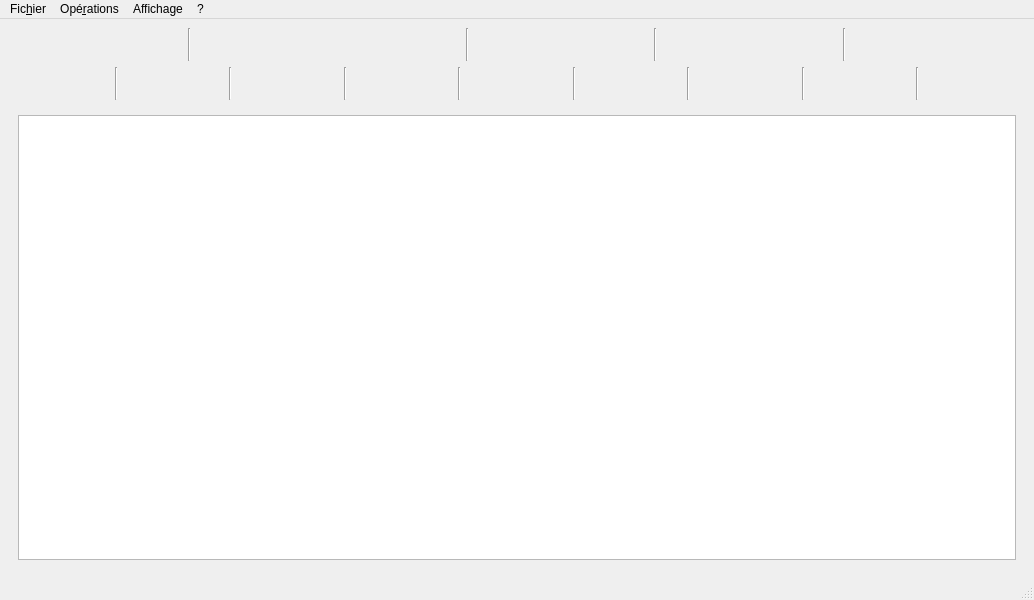
<?xml version="1.0" encoding="UTF-8"?>
<ui version="4.0">
 <class>MainWindow</class>
 <widget class="QMainWindow" name="MainWindow">
  <property name="geometry">
   <rect>
    <x>0</x>
    <y>0</y>
    <width>1034</width>
    <height>600</height>
   </rect>
  </property>
  <property name="windowTitle">
   <string>Pythot</string>
  </property>
  <property name="windowIcon">
   <iconset>
    <normaloff>icons/thot.ico</normaloff>icons/thot.ico</iconset>
  </property>
  <widget class="QWidget" name="centralwidget">
   <property name="sizePolicy">
    <sizepolicy hsizetype="Expanding" vsizetype="Expanding">
     <horstretch>0</horstretch>
     <verstretch>0</verstretch>
    </sizepolicy>
   </property>
   <layout class="QVBoxLayout" name="verticalLayout">
    <item>
     <layout class="QHBoxLayout" name="horizontalLayout_7">
      <item>
       <widget class="QPushButton" name="open">
        <property name="text">
         <string/>
        </property>
        <property name="icon">
         <iconset resource="ressources.qrc">
          <normaloff>:/icons/icons/folder.svg</normaloff>:/icons/icons/folder.svg</iconset>
        </property>
        <property name="iconSize">
         <size>
          <width>20</width>
          <height>20</height>
         </size>
        </property>
        <property name="flat">
         <bool>true</bool>
        </property>
       </widget>
      </item>
      <item>
       <widget class="QPushButton" name="save">
        <property name="text">
         <string/>
        </property>
        <property name="icon">
         <iconset resource="ressources.qrc">
          <normaloff>:/icons/icons/floppy-disk.svg</normaloff>:/icons/icons/floppy-disk.svg</iconset>
        </property>
        <property name="iconSize">
         <size>
          <width>20</width>
          <height>20</height>
         </size>
        </property>
        <property name="flat">
         <bool>true</bool>
        </property>
       </widget>
      </item>
      <item>
       <widget class="Line" name="line_9">
        <property name="orientation">
         <enum>Qt::Vertical</enum>
        </property>
       </widget>
      </item>
      <item>
       <widget class="QPushButton" name="new_equation">
        <property name="text">
         <string/>
        </property>
        <property name="icon">
         <iconset resource="ressources.qrc">
          <normaloff>:/icons/icons/document-empty.svg</normaloff>:/icons/icons/document-empty.svg</iconset>
        </property>
        <property name="iconSize">
         <size>
          <width>20</width>
          <height>20</height>
         </size>
        </property>
        <property name="flat">
         <bool>true</bool>
        </property>
       </widget>
      </item>
      <item>
       <widget class="QPushButton" name="random">
        <property name="text">
         <string/>
        </property>
        <property name="icon">
         <iconset resource="ressources.qrc">
          <normaloff>:/icons/icons/document-random.svg</normaloff>:/icons/icons/document-random.svg</iconset>
        </property>
        <property name="iconSize">
         <size>
          <width>20</width>
          <height>20</height>
         </size>
        </property>
        <property name="flat">
         <bool>true</bool>
        </property>
       </widget>
      </item>
      <item>
       <widget class="QPushButton" name="empty">
        <property name="text">
         <string/>
        </property>
        <property name="icon">
         <iconset resource="ressources.qrc">
          <normaloff>:/icons/icons/eraser.svg</normaloff>:/icons/icons/eraser.svg</iconset>
        </property>
        <property name="iconSize">
         <size>
          <width>20</width>
          <height>20</height>
         </size>
        </property>
        <property name="flat">
         <bool>true</bool>
        </property>
       </widget>
      </item>
      <item>
       <widget class="Line" name="line_10">
        <property name="orientation">
         <enum>Qt::Vertical</enum>
        </property>
       </widget>
      </item>
      <item>
       <widget class="QPushButton" name="fraction">
        <property name="font">
         <font>
          <pointsize>16</pointsize>
         </font>
        </property>
        <property name="text">
         <string/>
        </property>
        <property name="icon">
         <iconset resource="ressources.qrc">
          <normaloff>:/icons/icons/Q.svg</normaloff>:/icons/icons/Q.svg</iconset>
        </property>
        <property name="iconSize">
         <size>
          <width>20</width>
          <height>20</height>
         </size>
        </property>
        <property name="flat">
         <bool>true</bool>
        </property>
       </widget>
      </item>
      <item>
       <widget class="QPushButton" name="decimal">
        <property name="font">
         <font>
          <pointsize>16</pointsize>
         </font>
        </property>
        <property name="text">
         <string/>
        </property>
        <property name="icon">
         <iconset resource="ressources.qrc">
          <normaloff>:/icons/icons/D.svg</normaloff>:/icons/icons/D.svg</iconset>
        </property>
        <property name="iconSize">
         <size>
          <width>20</width>
          <height>20</height>
         </size>
        </property>
        <property name="flat">
         <bool>true</bool>
        </property>
       </widget>
      </item>
      <item>
       <widget class="Line" name="line_11">
        <property name="orientation">
         <enum>Qt::Vertical</enum>
        </property>
       </widget>
      </item>
      <item>
       <widget class="QPushButton" name="zoom_in">
        <property name="text">
         <string/>
        </property>
        <property name="icon">
         <iconset resource="ressources.qrc">
          <normaloff>:/icons/icons/zoom-in.svg</normaloff>:/icons/icons/zoom-in.svg</iconset>
        </property>
        <property name="iconSize">
         <size>
          <width>20</width>
          <height>20</height>
         </size>
        </property>
        <property name="flat">
         <bool>true</bool>
        </property>
       </widget>
      </item>
      <item>
       <widget class="QPushButton" name="zoom_out">
        <property name="text">
         <string/>
        </property>
        <property name="icon">
         <iconset resource="ressources.qrc">
          <normaloff>:/icons/icons/zoom-out.svg</normaloff>:/icons/icons/zoom-out.svg</iconset>
        </property>
        <property name="iconSize">
         <size>
          <width>20</width>
          <height>20</height>
         </size>
        </property>
        <property name="flat">
         <bool>true</bool>
        </property>
       </widget>
      </item>
      <item>
       <widget class="Line" name="line_12">
        <property name="orientation">
         <enum>Qt::Vertical</enum>
        </property>
       </widget>
      </item>
      <item>
       <widget class="QPushButton" name="help">
        <property name="text">
         <string/>
        </property>
        <property name="icon">
         <iconset resource="ressources.qrc">
          <normaloff>:/icons/icons/book.svg</normaloff>:/icons/icons/book.svg</iconset>
        </property>
        <property name="iconSize">
         <size>
          <width>20</width>
          <height>20</height>
         </size>
        </property>
        <property name="flat">
         <bool>true</bool>
        </property>
       </widget>
      </item>
      <item>
       <widget class="QPushButton" name="about">
        <property name="text">
         <string/>
        </property>
        <property name="icon">
         <iconset resource="ressources.qrc">
          <normaloff>:/icons/icons/thot.ico</normaloff>:/icons/icons/thot.ico</iconset>
        </property>
        <property name="iconSize">
         <size>
          <width>20</width>
          <height>20</height>
         </size>
        </property>
        <property name="flat">
         <bool>true</bool>
        </property>
       </widget>
      </item>
     </layout>
    </item>
    <item>
     <layout class="QHBoxLayout" name="horizontalLayout_4">
      <item>
       <widget class="QPushButton" name="add_num">
        <property name="text">
         <string/>
        </property>
        <property name="icon">
         <iconset resource="ressources.qrc">
          <normaloff>:/icons/icons/plus.svg</normaloff>:/icons/icons/plus.svg</iconset>
        </property>
        <property name="iconSize">
         <size>
          <width>40</width>
          <height>40</height>
         </size>
        </property>
        <property name="flat">
         <bool>true</bool>
        </property>
       </widget>
      </item>
      <item>
       <widget class="Line" name="line_13">
        <property name="orientation">
         <enum>Qt::Vertical</enum>
        </property>
       </widget>
      </item>
      <item>
       <widget class="QPushButton" name="sub_num">
        <property name="text">
         <string/>
        </property>
        <property name="icon">
         <iconset resource="ressources.qrc">
          <normaloff>:/icons/icons/minus.svg</normaloff>:/icons/icons/minus.svg</iconset>
        </property>
        <property name="iconSize">
         <size>
          <width>40</width>
          <height>40</height>
         </size>
        </property>
        <property name="flat">
         <bool>true</bool>
        </property>
       </widget>
      </item>
      <item>
       <widget class="Line" name="line_14">
        <property name="orientation">
         <enum>Qt::Vertical</enum>
        </property>
       </widget>
      </item>
      <item>
       <widget class="QPushButton" name="add_x">
        <property name="text">
         <string/>
        </property>
        <property name="icon">
         <iconset resource="ressources.qrc">
          <normaloff>:/icons/icons/plus-x.svg</normaloff>:/icons/icons/plus-x.svg</iconset>
        </property>
        <property name="iconSize">
         <size>
          <width>40</width>
          <height>40</height>
         </size>
        </property>
        <property name="flat">
         <bool>true</bool>
        </property>
       </widget>
      </item>
      <item>
       <widget class="Line" name="line_15">
        <property name="orientation">
         <enum>Qt::Vertical</enum>
        </property>
       </widget>
      </item>
      <item>
       <widget class="QPushButton" name="sub_x">
        <property name="text">
         <string/>
        </property>
        <property name="icon">
         <iconset resource="ressources.qrc">
          <normaloff>:/icons/icons/minus-x.svg</normaloff>:/icons/icons/minus-x.svg</iconset>
        </property>
        <property name="iconSize">
         <size>
          <width>40</width>
          <height>40</height>
         </size>
        </property>
        <property name="flat">
         <bool>true</bool>
        </property>
       </widget>
      </item>
      <item>
       <widget class="Line" name="line_16">
        <property name="orientation">
         <enum>Qt::Vertical</enum>
        </property>
       </widget>
      </item>
      <item>
       <widget class="QPushButton" name="mult">
        <property name="text">
         <string/>
        </property>
        <property name="icon">
         <iconset resource="ressources.qrc">
          <normaloff>:/icons/icons/times.svg</normaloff>:/icons/icons/times.svg</iconset>
        </property>
        <property name="iconSize">
         <size>
          <width>40</width>
          <height>40</height>
         </size>
        </property>
        <property name="flat">
         <bool>true</bool>
        </property>
       </widget>
      </item>
      <item>
       <widget class="Line" name="line_17">
        <property name="orientation">
         <enum>Qt::Vertical</enum>
        </property>
       </widget>
      </item>
      <item>
       <widget class="QPushButton" name="div">
        <property name="text">
         <string/>
        </property>
        <property name="icon">
         <iconset resource="ressources.qrc">
          <normaloff>:/icons/icons/div.svg</normaloff>:/icons/icons/div.svg</iconset>
        </property>
        <property name="iconSize">
         <size>
          <width>40</width>
          <height>40</height>
         </size>
        </property>
        <property name="flat">
         <bool>true</bool>
        </property>
       </widget>
      </item>
      <item>
       <widget class="Line" name="line_18">
        <property name="orientation">
         <enum>Qt::Vertical</enum>
        </property>
       </widget>
      </item>
      <item>
       <widget class="QPushButton" name="exchange">
        <property name="text">
         <string/>
        </property>
        <property name="icon">
         <iconset resource="ressources.qrc">
          <normaloff>:/icons/icons/exchange.svg</normaloff>:/icons/icons/exchange.svg</iconset>
        </property>
        <property name="iconSize">
         <size>
          <width>40</width>
          <height>40</height>
         </size>
        </property>
        <property name="flat">
         <bool>true</bool>
        </property>
       </widget>
      </item>
      <item>
       <widget class="Line" name="line_19">
        <property name="orientation">
         <enum>Qt::Vertical</enum>
        </property>
       </widget>
      </item>
      <item>
       <widget class="QPushButton" name="opposite">
        <property name="font">
         <font>
          <pointsize>16</pointsize>
         </font>
        </property>
        <property name="text">
         <string/>
        </property>
        <property name="icon">
         <iconset resource="ressources.qrc">
          <normaloff>:/icons/icons/opposite.svg</normaloff>:/icons/icons/opposite.svg</iconset>
        </property>
        <property name="iconSize">
         <size>
          <width>40</width>
          <height>40</height>
         </size>
        </property>
        <property name="flat">
         <bool>true</bool>
        </property>
       </widget>
      </item>
      <item>
       <widget class="Line" name="line_20">
        <property name="orientation">
         <enum>Qt::Vertical</enum>
        </property>
       </widget>
      </item>
      <item>
       <widget class="QPushButton" name="cancel">
        <property name="text">
         <string/>
        </property>
        <property name="icon">
         <iconset resource="ressources.qrc">
          <normaloff>:/icons/icons/cancel.svg</normaloff>:/icons/icons/cancel.svg</iconset>
        </property>
        <property name="iconSize">
         <size>
          <width>40</width>
          <height>40</height>
         </size>
        </property>
        <property name="flat">
         <bool>true</bool>
        </property>
       </widget>
      </item>
     </layout>
    </item>
    <item>
     <layout class="QGridLayout" name="gridLayout" rowstretch="0" columnstretch="0">
      <item row="0" column="0">
       <widget class="QScrollArea" name="scrollArea">
        <property name="font">
         <font>
          <family>Latin Modern Roman</family>
          <pointsize>18</pointsize>
          <weight>75</weight>
          <italic>true</italic>
          <bold>true</bold>
         </font>
        </property>
        <property name="frameShape">
         <enum>QFrame::NoFrame</enum>
        </property>
        <property name="widgetResizable">
         <bool>true</bool>
        </property>
        <widget class="QWidget" name="scrollAreaWidgetContents">
         <property name="geometry">
          <rect>
           <x>0</x>
           <y>0</y>
           <width>1020</width>
           <height>421</height>
          </rect>
         </property>
         <layout class="QHBoxLayout" name="horizontalLayout">
          <item>
           <widget class="QListView" name="equations">
            <property name="font">
             <font>
              <stylestrategy>PreferAntialias</stylestrategy>
             </font>
            </property>
            <property name="viewMode">
             <enum>QListView::ListMode</enum>
            </property>
           </widget>
          </item>
         </layout>
        </widget>
       </widget>
      </item>
     </layout>
    </item>
   </layout>
  </widget>
  <widget class="QMenuBar" name="menubar">
   <property name="geometry">
    <rect>
     <x>0</x>
     <y>0</y>
     <width>1034</width>
     <height>32</height>
    </rect>
   </property>
   <widget class="QMenu" name="menuFichier">
    <property name="title">
     <string>Fic&amp;hier</string>
    </property>
    <addaction name="actionOuvrir_un_fichier_quations"/>
    <addaction name="actionSauvegarder_un_fichier_quation"/>
    <addaction name="separator"/>
    <addaction name="actionNouvelle_quation"/>
    <addaction name="action_quation_au_hasard"/>
    <addaction name="actionEffacer_l_quation"/>
    <addaction name="separator"/>
    <addaction name="actionQuitter"/>
   </widget>
   <widget class="QMenu" name="menuOp_rations">
    <property name="title">
     <string>Opé&amp;rations</string>
    </property>
    <addaction name="actionAjouter_un_nombre"/>
    <addaction name="actionSoustraire_un_nombre"/>
    <addaction name="actionAjouter_un_terme_en_x"/>
    <addaction name="actionSoustraire_un_terme_en_x"/>
    <addaction name="actionMultiplier_par_un_nombre"/>
    <addaction name="actionDiviser_par_un_nombre"/>
    <addaction name="actionIntervertir_les_deux_membres"/>
    <addaction name="actionPrendre_l_oppos"/>
    <addaction name="actionAnnuler"/>
   </widget>
   <widget class="QMenu" name="menuAffichage">
    <property name="title">
     <string>Affichage</string>
    </property>
    <addaction name="actionMode_fraction"/>
    <addaction name="actionMode_d_cimal"/>
    <addaction name="separator"/>
    <addaction name="actionAgrandir"/>
    <addaction name="actionR_duire"/>
   </widget>
   <widget class="QMenu" name="menu">
    <property name="title">
     <string>?</string>
    </property>
    <addaction name="actionAide"/>
    <addaction name="actionA_propos"/>
   </widget>
   <addaction name="menuFichier"/>
   <addaction name="menuOp_rations"/>
   <addaction name="menuAffichage"/>
   <addaction name="menu"/>
  </widget>
  <widget class="QStatusBar" name="statusbar"/>
  <action name="actionOuvrir_un_fichier_quations">
   <property name="icon">
    <iconset resource="ressources.qrc">
     <normaloff>:/icons/icons/folder.svg</normaloff>:/icons/icons/folder.svg</iconset>
   </property>
   <property name="text">
    <string>&amp;Ouvrir un fichier équations</string>
   </property>
   <property name="shortcut">
    <string>Ctrl+O</string>
   </property>
  </action>
  <action name="actionSauvegarder_un_fichier_quation">
   <property name="icon">
    <iconset resource="ressources.qrc">
     <normaloff>:/icons/icons/floppy-disk.svg</normaloff>:/icons/icons/floppy-disk.svg</iconset>
   </property>
   <property name="text">
    <string>&amp;Sauvegarder un fichier équation</string>
   </property>
   <property name="shortcut">
    <string>Ctrl+S</string>
   </property>
  </action>
  <action name="actionNouvelle_quation">
   <property name="icon">
    <iconset resource="ressources.qrc">
     <normaloff>:/icons/icons/document-empty.svg</normaloff>:/icons/icons/document-empty.svg</iconset>
   </property>
   <property name="text">
    <string>&amp;Nouvelle équation</string>
   </property>
   <property name="shortcut">
    <string>Ctrl+N</string>
   </property>
  </action>
  <action name="action_quation_au_hasard">
   <property name="icon">
    <iconset resource="ressources.qrc">
     <normaloff>:/icons/icons/document-random.svg</normaloff>:/icons/icons/document-random.svg</iconset>
   </property>
   <property name="text">
    <string>&amp;Équation au hasard</string>
   </property>
   <property name="shortcut">
    <string>Ctrl+H</string>
   </property>
  </action>
  <action name="actionEffacer_l_quation">
   <property name="icon">
    <iconset resource="ressources.qrc">
     <normaloff>:/icons/icons/eraser.svg</normaloff>:/icons/icons/eraser.svg</iconset>
   </property>
   <property name="text">
    <string>&amp;Effacer l'équation</string>
   </property>
   <property name="shortcut">
    <string>Ctrl+E</string>
   </property>
  </action>
  <action name="actionQuitter">
   <property name="text">
    <string>&amp;Quitter</string>
   </property>
   <property name="shortcut">
    <string>Ctrl+Q</string>
   </property>
  </action>
  <action name="actionAjouter_un_nombre">
   <property name="icon">
    <iconset resource="ressources.qrc">
     <normaloff>:/icons/icons/plus.svg</normaloff>:/icons/icons/plus.svg</iconset>
   </property>
   <property name="text">
    <string>&amp;Ajouter un nombre</string>
   </property>
   <property name="shortcut">
    <string>+</string>
   </property>
  </action>
  <action name="actionSoustraire_un_nombre">
   <property name="icon">
    <iconset resource="ressources.qrc">
     <normaloff>:/icons/icons/minus.svg</normaloff>:/icons/icons/minus.svg</iconset>
   </property>
   <property name="text">
    <string>&amp;Soustraire un nombre</string>
   </property>
   <property name="shortcut">
    <string>-</string>
   </property>
  </action>
  <action name="actionAjouter_un_terme_en_x">
   <property name="icon">
    <iconset resource="ressources.qrc">
     <normaloff>:/icons/icons/plus-x.svg</normaloff>:/icons/icons/plus-x.svg</iconset>
   </property>
   <property name="text">
    <string>Ajouter &amp;un terme en x</string>
   </property>
   <property name="shortcut">
    <string>P</string>
   </property>
  </action>
  <action name="actionSoustraire_un_terme_en_x">
   <property name="icon">
    <iconset resource="ressources.qrc">
     <normaloff>:/icons/icons/minus-x.svg</normaloff>:/icons/icons/minus-x.svg</iconset>
   </property>
   <property name="text">
    <string>Soustraire un terme &amp;en x</string>
   </property>
   <property name="shortcut">
    <string>M</string>
   </property>
  </action>
  <action name="actionMultiplier_par_un_nombre">
   <property name="icon">
    <iconset resource="ressources.qrc">
     <normaloff>:/icons/icons/times.svg</normaloff>:/icons/icons/times.svg</iconset>
   </property>
   <property name="text">
    <string>&amp;Multiplier</string>
   </property>
   <property name="shortcut">
    <string>*</string>
   </property>
  </action>
  <action name="actionDiviser_par_un_nombre">
   <property name="icon">
    <iconset resource="ressources.qrc">
     <normaloff>:/icons/icons/div.svg</normaloff>:/icons/icons/div.svg</iconset>
   </property>
   <property name="text">
    <string>&amp;Diviser</string>
   </property>
   <property name="shortcut">
    <string>/</string>
   </property>
  </action>
  <action name="actionIntervertir_les_deux_membres">
   <property name="icon">
    <iconset resource="ressources.qrc">
     <normaloff>:/icons/icons/exchange.svg</normaloff>:/icons/icons/exchange.svg</iconset>
   </property>
   <property name="text">
    <string>&amp;Intervertir les deux membres</string>
   </property>
   <property name="shortcut">
    <string>I</string>
   </property>
  </action>
  <action name="actionPrendre_l_oppos">
   <property name="icon">
    <iconset resource="ressources.qrc">
     <normaloff>:/icons/icons/opposite.svg</normaloff>:/icons/icons/opposite.svg</iconset>
   </property>
   <property name="text">
    <string>&amp;Prendre l'opposé</string>
   </property>
   <property name="iconText">
    <string>+ / -</string>
   </property>
   <property name="shortcut">
    <string>O</string>
   </property>
  </action>
  <action name="actionAnnuler">
   <property name="icon">
    <iconset resource="ressources.qrc">
     <normaloff>:/icons/icons/cancel.svg</normaloff>:/icons/icons/cancel.svg</iconset>
   </property>
   <property name="text">
    <string>A&amp;nnuler</string>
   </property>
   <property name="shortcut">
    <string>Del</string>
   </property>
  </action>
  <action name="actionMode_fraction">
   <property name="checkable">
    <bool>false</bool>
   </property>
   <property name="icon">
    <iconset resource="ressources.qrc">
     <normaloff>:/icons/icons/Q.svg</normaloff>:/icons/icons/Q.svg</iconset>
   </property>
   <property name="text">
    <string>&amp;Mode fraction</string>
   </property>
   <property name="shortcut">
    <string>Ctrl+Q</string>
   </property>
  </action>
  <action name="actionMode_d_cimal">
   <property name="checkable">
    <bool>false</bool>
   </property>
   <property name="checked">
    <bool>false</bool>
   </property>
   <property name="icon">
    <iconset resource="ressources.qrc">
     <normaloff>:/icons/icons/D.svg</normaloff>:/icons/icons/D.svg</iconset>
   </property>
   <property name="text">
    <string>Mode &amp;décimal</string>
   </property>
   <property name="shortcut">
    <string>Ctrl+D</string>
   </property>
  </action>
  <action name="actionAgrandir">
   <property name="icon">
    <iconset resource="ressources.qrc">
     <normaloff>:/icons/icons/zoom-in.svg</normaloff>:/icons/icons/zoom-in.svg</iconset>
   </property>
   <property name="text">
    <string>&amp;Agrandir</string>
   </property>
   <property name="shortcut">
    <string>Ctrl++</string>
   </property>
  </action>
  <action name="actionR_duire">
   <property name="icon">
    <iconset resource="ressources.qrc">
     <normaloff>:/icons/icons/zoom-out.svg</normaloff>:/icons/icons/zoom-out.svg</iconset>
   </property>
   <property name="text">
    <string>&amp;Réduire</string>
   </property>
   <property name="shortcut">
    <string>Ctrl+-</string>
   </property>
  </action>
  <action name="actionAide">
   <property name="icon">
    <iconset resource="ressources.qrc">
     <normaloff>:/icons/icons/book.svg</normaloff>:/icons/icons/book.svg</iconset>
   </property>
   <property name="text">
    <string>&amp;Aide</string>
   </property>
   <property name="shortcut">
    <string>F1</string>
   </property>
  </action>
  <action name="actionA_propos">
   <property name="icon">
    <iconset resource="ressources.qrc">
     <normaloff>:/icons/icons/thot.ico</normaloff>:/icons/icons/thot.ico</iconset>
   </property>
   <property name="text">
    <string>A &amp;propos</string>
   </property>
  </action>
 </widget>
 <tabstops>
  <tabstop>add_num</tabstop>
  <tabstop>sub_num</tabstop>
  <tabstop>add_x</tabstop>
  <tabstop>sub_x</tabstop>
  <tabstop>mult</tabstop>
  <tabstop>div</tabstop>
  <tabstop>exchange</tabstop>
  <tabstop>opposite</tabstop>
  <tabstop>cancel</tabstop>
  <tabstop>scrollArea</tabstop>
  <tabstop>equations</tabstop>
  <tabstop>open</tabstop>
  <tabstop>save</tabstop>
  <tabstop>new_equation</tabstop>
  <tabstop>random</tabstop>
  <tabstop>empty</tabstop>
  <tabstop>fraction</tabstop>
  <tabstop>decimal</tabstop>
  <tabstop>zoom_in</tabstop>
  <tabstop>zoom_out</tabstop>
  <tabstop>help</tabstop>
  <tabstop>about</tabstop>
 </tabstops>
 <resources>
  <include location="ressources.qrc"/>
 </resources>
 <connections>
  <connection>
   <sender>open</sender>
   <signal>clicked()</signal>
   <receiver>actionOuvrir_un_fichier_quations</receiver>
   <slot>trigger()</slot>
   <hints>
    <hint type="sourcelabel">
     <x>48</x>
     <y>56</y>
    </hint>
    <hint type="destinationlabel">
     <x>-1</x>
     <y>-1</y>
    </hint>
   </hints>
  </connection>
  <connection>
   <sender>save</sender>
   <signal>clicked()</signal>
   <receiver>actionSauvegarder_un_fichier_quation</receiver>
   <slot>trigger()</slot>
   <hints>
    <hint type="sourcelabel">
     <x>138</x>
     <y>56</y>
    </hint>
    <hint type="destinationlabel">
     <x>-1</x>
     <y>-1</y>
    </hint>
   </hints>
  </connection>
  <connection>
   <sender>new_equation</sender>
   <signal>clicked()</signal>
   <receiver>actionNouvelle_quation</receiver>
   <slot>trigger()</slot>
   <hints>
    <hint type="sourcelabel">
     <x>237</x>
     <y>56</y>
    </hint>
    <hint type="destinationlabel">
     <x>-1</x>
     <y>-1</y>
    </hint>
   </hints>
  </connection>
  <connection>
   <sender>random</sender>
   <signal>clicked()</signal>
   <receiver>action_quation_au_hasard</receiver>
   <slot>trigger()</slot>
   <hints>
    <hint type="sourcelabel">
     <x>327</x>
     <y>56</y>
    </hint>
    <hint type="destinationlabel">
     <x>-1</x>
     <y>-1</y>
    </hint>
   </hints>
  </connection>
  <connection>
   <sender>empty</sender>
   <signal>clicked()</signal>
   <receiver>actionEffacer_l_quation</receiver>
   <slot>trigger()</slot>
   <hints>
    <hint type="sourcelabel">
     <x>417</x>
     <y>56</y>
    </hint>
    <hint type="destinationlabel">
     <x>-1</x>
     <y>-1</y>
    </hint>
   </hints>
  </connection>
  <connection>
   <sender>about</sender>
   <signal>clicked()</signal>
   <receiver>actionA_propos</receiver>
   <slot>trigger()</slot>
   <hints>
    <hint type="sourcelabel">
     <x>984</x>
     <y>56</y>
    </hint>
    <hint type="destinationlabel">
     <x>-1</x>
     <y>-1</y>
    </hint>
   </hints>
  </connection>
  <connection>
   <sender>help</sender>
   <signal>clicked()</signal>
   <receiver>actionAide</receiver>
   <slot>trigger()</slot>
   <hints>
    <hint type="sourcelabel">
     <x>894</x>
     <y>56</y>
    </hint>
    <hint type="destinationlabel">
     <x>-1</x>
     <y>-1</y>
    </hint>
   </hints>
  </connection>
  <connection>
   <sender>zoom_out</sender>
   <signal>clicked()</signal>
   <receiver>actionR_duire</receiver>
   <slot>trigger()</slot>
   <hints>
    <hint type="sourcelabel">
     <x>795</x>
     <y>56</y>
    </hint>
    <hint type="destinationlabel">
     <x>-1</x>
     <y>-1</y>
    </hint>
   </hints>
  </connection>
  <connection>
   <sender>zoom_in</sender>
   <signal>clicked()</signal>
   <receiver>actionAgrandir</receiver>
   <slot>trigger()</slot>
   <hints>
    <hint type="sourcelabel">
     <x>705</x>
     <y>56</y>
    </hint>
    <hint type="destinationlabel">
     <x>-1</x>
     <y>-1</y>
    </hint>
   </hints>
  </connection>
  <connection>
   <sender>decimal</sender>
   <signal>clicked()</signal>
   <receiver>actionMode_d_cimal</receiver>
   <slot>trigger()</slot>
   <hints>
    <hint type="sourcelabel">
     <x>606</x>
     <y>56</y>
    </hint>
    <hint type="destinationlabel">
     <x>-1</x>
     <y>-1</y>
    </hint>
   </hints>
  </connection>
  <connection>
   <sender>fraction</sender>
   <signal>clicked()</signal>
   <receiver>actionMode_fraction</receiver>
   <slot>trigger()</slot>
   <hints>
    <hint type="sourcelabel">
     <x>516</x>
     <y>56</y>
    </hint>
    <hint type="destinationlabel">
     <x>-1</x>
     <y>-1</y>
    </hint>
   </hints>
  </connection>
  <connection>
   <sender>cancel</sender>
   <signal>clicked()</signal>
   <receiver>actionAnnuler</receiver>
   <slot>trigger()</slot>
   <hints>
    <hint type="sourcelabel">
     <x>976</x>
     <y>110</y>
    </hint>
    <hint type="destinationlabel">
     <x>-1</x>
     <y>-1</y>
    </hint>
   </hints>
  </connection>
  <connection>
   <sender>opposite</sender>
   <signal>clicked()</signal>
   <receiver>actionPrendre_l_oppos</receiver>
   <slot>trigger()</slot>
   <hints>
    <hint type="sourcelabel">
     <x>861</x>
     <y>110</y>
    </hint>
    <hint type="destinationlabel">
     <x>-1</x>
     <y>-1</y>
    </hint>
   </hints>
  </connection>
  <connection>
   <sender>exchange</sender>
   <signal>clicked()</signal>
   <receiver>actionIntervertir_les_deux_membres</receiver>
   <slot>trigger()</slot>
   <hints>
    <hint type="sourcelabel">
     <x>746</x>
     <y>110</y>
    </hint>
    <hint type="destinationlabel">
     <x>-1</x>
     <y>-1</y>
    </hint>
   </hints>
  </connection>
  <connection>
   <sender>div</sender>
   <signal>clicked()</signal>
   <receiver>actionDiviser_par_un_nombre</receiver>
   <slot>trigger()</slot>
   <hints>
    <hint type="sourcelabel">
     <x>631</x>
     <y>110</y>
    </hint>
    <hint type="destinationlabel">
     <x>-1</x>
     <y>-1</y>
    </hint>
   </hints>
  </connection>
  <connection>
   <sender>mult</sender>
   <signal>clicked()</signal>
   <receiver>actionMultiplier_par_un_nombre</receiver>
   <slot>trigger()</slot>
   <hints>
    <hint type="sourcelabel">
     <x>516</x>
     <y>110</y>
    </hint>
    <hint type="destinationlabel">
     <x>-1</x>
     <y>-1</y>
    </hint>
   </hints>
  </connection>
  <connection>
   <sender>sub_x</sender>
   <signal>clicked()</signal>
   <receiver>actionSoustraire_un_terme_en_x</receiver>
   <slot>trigger()</slot>
   <hints>
    <hint type="sourcelabel">
     <x>401</x>
     <y>110</y>
    </hint>
    <hint type="destinationlabel">
     <x>-1</x>
     <y>-1</y>
    </hint>
   </hints>
  </connection>
  <connection>
   <sender>sub_num</sender>
   <signal>clicked()</signal>
   <receiver>actionSoustraire_un_nombre</receiver>
   <slot>trigger()</slot>
   <hints>
    <hint type="sourcelabel">
     <x>171</x>
     <y>110</y>
    </hint>
    <hint type="destinationlabel">
     <x>-1</x>
     <y>-1</y>
    </hint>
   </hints>
  </connection>
  <connection>
   <sender>add_x</sender>
   <signal>clicked()</signal>
   <receiver>actionAjouter_un_terme_en_x</receiver>
   <slot>trigger()</slot>
   <hints>
    <hint type="sourcelabel">
     <x>286</x>
     <y>110</y>
    </hint>
    <hint type="destinationlabel">
     <x>-1</x>
     <y>-1</y>
    </hint>
   </hints>
  </connection>
  <connection>
   <sender>add_num</sender>
   <signal>clicked()</signal>
   <receiver>actionAjouter_un_nombre</receiver>
   <slot>trigger()</slot>
   <hints>
    <hint type="sourcelabel">
     <x>56</x>
     <y>110</y>
    </hint>
    <hint type="destinationlabel">
     <x>-1</x>
     <y>-1</y>
    </hint>
   </hints>
  </connection>
 </connections>
</ui>
